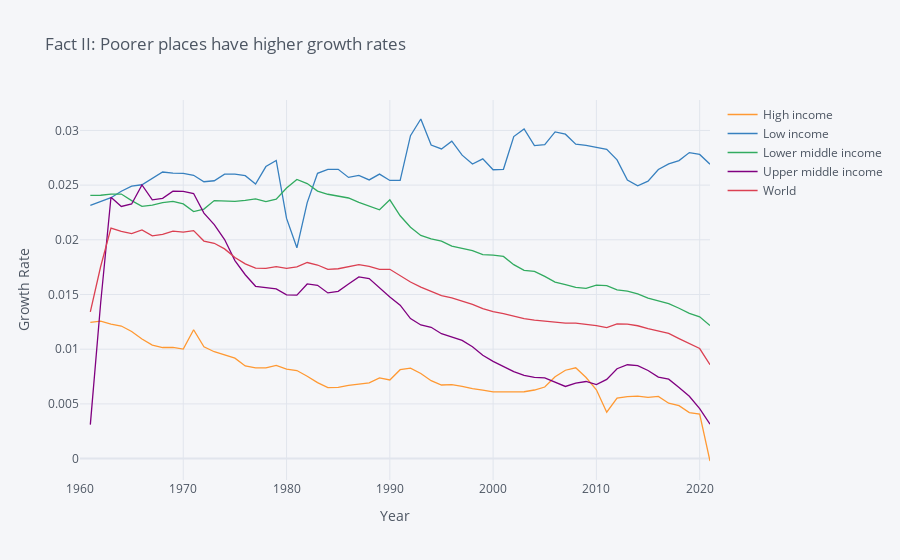

The code cell stored with this chart in its notebook:
### Markdown cell above
Globally, population growth has been basically linear over the last 60
 years.

-   Increases by 1 billion about every 12 years.
-   Implies *rate* of growth falling over time.

How do population growth rates vary by country?

### Code cell
import numpy as np

variable_labels = {"SP.POP.TOTL":"Population"}

# Three letter codes come from wbdata.get_country()
countries = {"WLD":"World",
             "LIC":"Low income",
             "LMC":"Low-medium income",
             "UMC":"Upper-medium income",
             "HIC":"High income",
            }

df = wbdata.get_dataframe(variable_labels, country = countries).squeeze()

df = df.unstack('country')
# Date index is of type string; change to integers
df.index = df.index.astype(int)

# Differences (over time) in logs give us growth rates
np.log(df).diff().iplot(title="Fact II: Poorer places have higher growth rates",
                        yTitle="Growth Rate",xTitle='Year')
